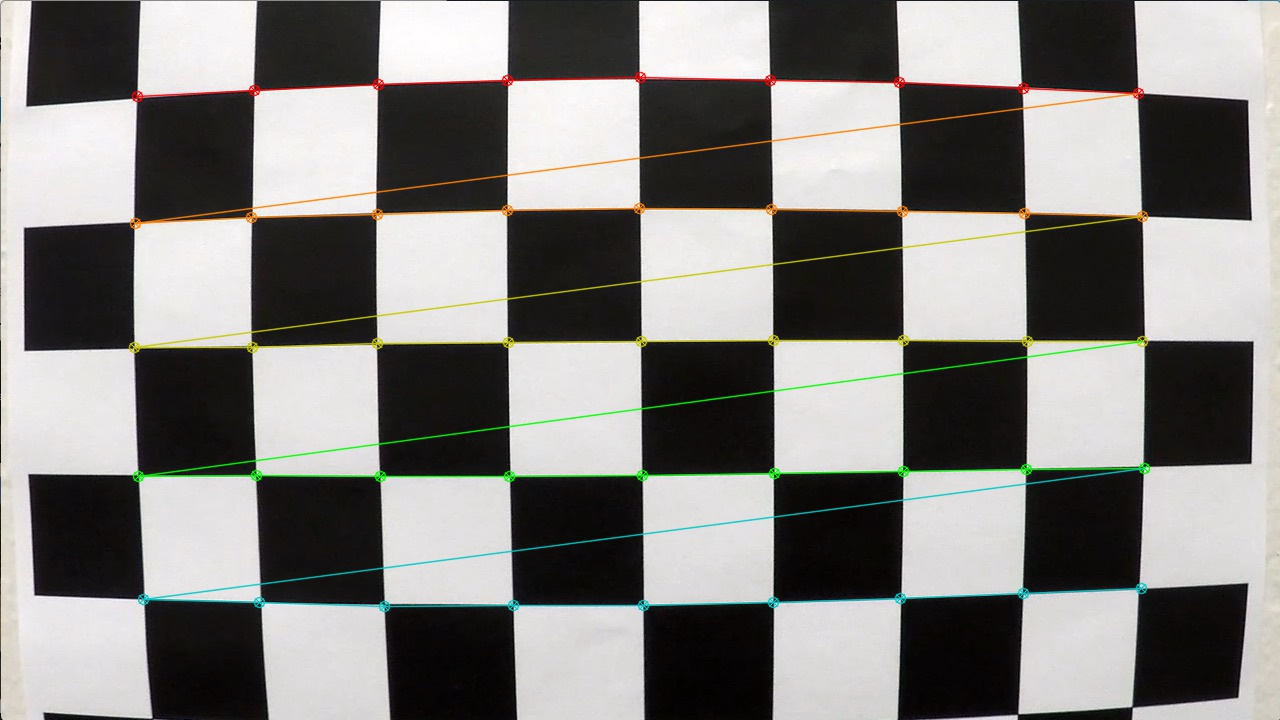
#> input picture camera_calibrated/corners_found_0.jpg, 1280 x 720 px; its folder holds 4 pictures in this run
$ jupyter execute --allow-errors Advanced_Lane_finding.ipynb   (shell and % lines are left out)   (older library calls are emulated)
#> lines starting #> are read from the running program, lines starting #| are printed output that depends on the picture; pictures that were not available may be replaced by others from this repository, and a replacement may not be noted
#> further down, img is the input picture: shape (720, 1280, 3); mean B, G, R 126.6, 129.2, 130.3
#> `gray = cv2.cvtColor(img, cv2.COLOR_RGB2GRAY)`:
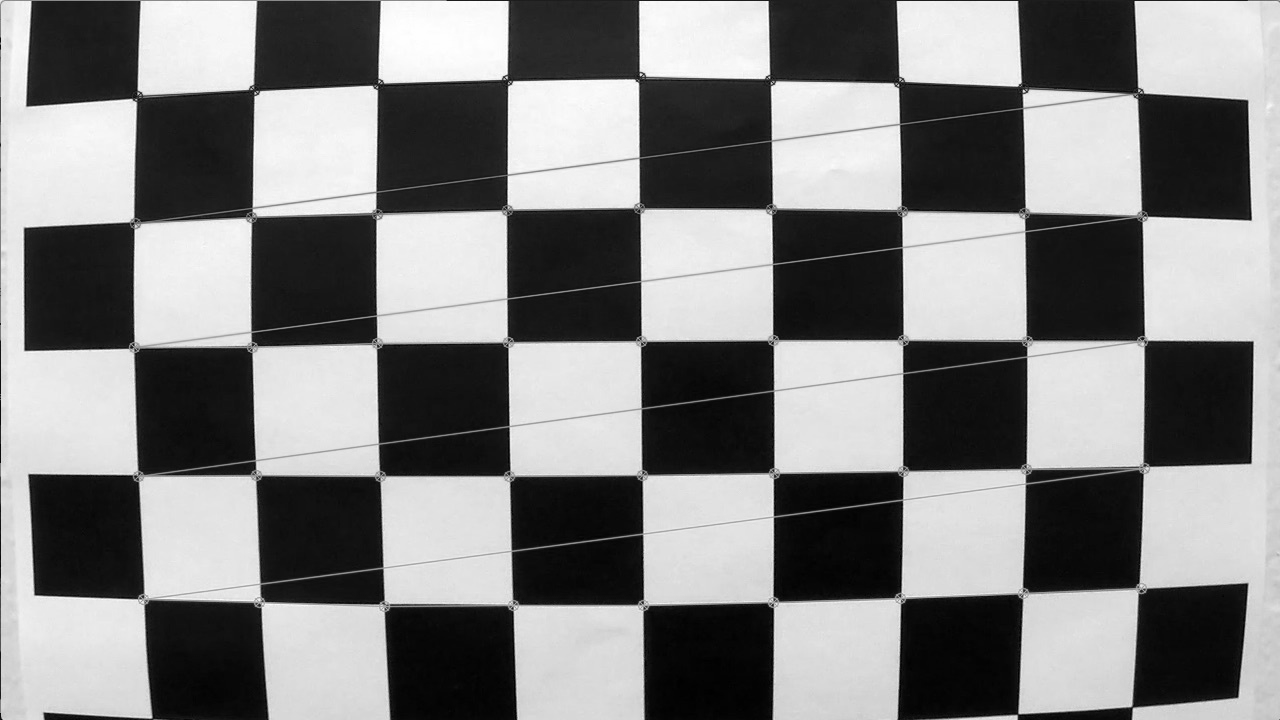
#> gray: shape (720, 1280); min 0, max 255, mean 128.8
# Udacity Self Driving Car Advanced Lane Finding

The goals / steps of this project are the following:

* Compute the camera calibration matrix and distortion coefficients given a set of chessboard images.
* Apply a distortion correction to raw images.
* Use color transforms, gradients, etc., to create a thresholded binary image.
* Apply a perspective transform to rectify binary image ("birds-eye view").
* Detect lane pixels and fit to find the lane boundary.
* Determine the curvature of the lane and vehicle position with respect to center.
* Warp the detected lane boundaries back onto the original image.
* Output visual display of the lane boundaries and numerical estimation of lane curvature and vehicle position.

[cell 1]
import numpy as np
import cv2
import matplotlib.pyplot as plt

## Compute Camera Calibration Matrix and Distorition Coefficients
The camera picture gets distorted because of the impact of the lens on a camera. We employ CV2 to find the distortion matrix that we can later use to correct an image. The input are images of a chessboard such as the image below.

We see that on the side of the iamges there is a distortion. The CV2 function `findChessboardCorners` requires us to tell it how many squares we will use. As we can see in the image above we have a 10 by 7 square chessboard. To let the algorithm find corners in most images we found through trial and error that 9 by 6 leads it to use most images.

[cell 2]
import glob
# prepare object points, like (0,0,0), (1,0,0), (2,0,0) ....,(6,5,0)
objp = np.zeros((6*9,3), np.float32)
objp[:,:2] = np.mgrid[0:9, 0:6].T.reshape(-1,2)

# Arrays to store object points and image points from all the images.
objpoints = [] # 3d points in real world space
imgpoints = [] # 2d points in image plane.

# Make a list of calibration images
images = glob.glob('camera_cal/calibration*.jpg')

# [20 lines left out: function find_corners, not called in this run]


# Step through the list and search for chessboard corners
for idx, fname in enumerate(images):
    find_corners(fname, idx, (9,6))

We see that we are unable to find corners in three images. Example of how the corners are found are shown below.

## Apply Distortion to Calibrated Images
We now have an camera distortion matrix that we can use to calibrate our camera.

[cell 3]
# Test undistortion on an image

# Make a list of calibration images
images = glob.glob('camera_calibrated/corners_found_*.jpg')

#> (the rest of this cell did not finish here and is left out)

We now have the information to correct an image for the camera distortion. An image where this is well visible is the first image,

the original image is,

The corrected image is,

We clearly see that there is less of a fisheye lens effect on the corrected image.

[cell 4]
# [45 lines left out: functions abs_sobel_thresh, mag_threshold, dir_threshold, not called in this run]

# Choose a Sobel kernel size
ksize = 3 # Choose a larger odd number to smooth gradient measurements

[cell 5]
# Choose a Sobel kernel size
ksize = 3 # Choose a larger odd number to smooth gradient measurements

images=glob.glob("test_images/*.jpg")

#> (the rest of this cell did not finish here and is left out)

## Perspective Correction
To identify the lane curvature we first need to change the perspective of the road. To achieve this we identify four points in a image of the road and map these to coordinates on our output image. We initially started with dots that were very close to the vanishing point, however this resulted in a lot of distortion. The distortion was most likely coming from the interpolation that was required to change two very close points to points with more than 800 pixels apart in the undistorted image. As a result we decided to choose points that were less far away and were only about 125 pixels spaced apart. This left sufficient room to come up with a good interpolation as we will see next.

Below we draw the dots on the original picture. Next we show examples of the perspective corrected view of three scenarios. The first is a curved line, the second a straight line and the third also a straight line.

[cell 6]
import matplotlib.image as mpimg

img = mpimg.imread('test_images/straight_lines1.jpg')
plt.figure(figsize=(20,10))
plt.imshow(img)
plt.plot(705, 460, '.')
plt.plot(580, 460, '.')
plt.plot(1033, 670, '.')
plt.plot(275, 670, '.')
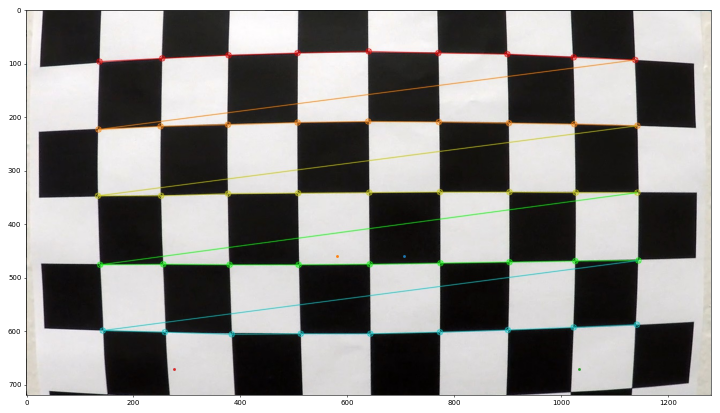
#> figure drawn by matplotlib, 1 panel

[cell 7]
src_pnts = np.float32([[1033,670],
                  [275,670],
                  [705,460],
                  [580,460]])

dst_pnts = np.float32([[1100, 700],
                  [250, 700],
                  [1100, 0],
                  [250, 0]])
img_size = (img.shape[1], img.shape[0])
road_camera_M = cv2.getPerspectiveTransform(src_pnts, dst_pnts)
#> (the rest of this cell did not finish here and is left out)

## Pipeline
We now have perspective corrected images that can be entered into a lane detection pipeline. The pipeline first converts the image to HSV colorspace and extracts the saturation. Next it performs a camera correction and perspective correction. Then the Sobol thresholds are computed to come up with a binary image. The final step consists of identifying the lanes by means of histograms. The pipeline shows the saturation of th image, the boxes on the binary image with the boxes and the lanes and finally a polygon on the original image that shows where the car can drive.

[cell 8]
# Let's build the entire pipeline at once
def pipeline_one(filename):
#> called with filename = '_only/corners_found_0.jpg'
    img = cv2.imread(filename)
    # Saturation channel
    saturation = cv2.cvtColor(img, cv2.COLOR_RGB2HLS)[:,:,2]
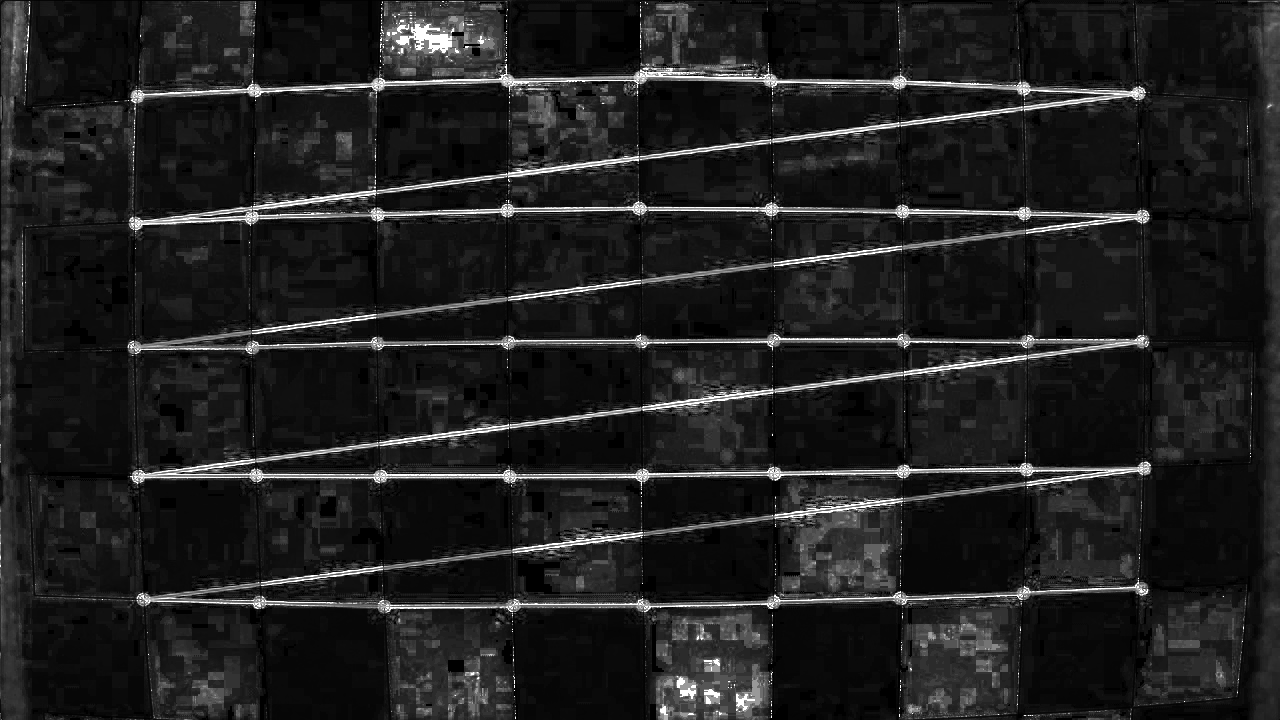
#> saturation: shape (720, 1280); min 0, max 255, mean 31.9
    # Get the image size.
    img_size = (img.shape[1], img.shape[0])
#> img_size = (1280, 720)

    # Do camera calibration given object points and image points
    ret, mtx, dist, rvecs, tvecs = cv2.calibrateCamera(objpoints, imgpoints, saturation.shape[::-1], None,None)

    # Undistort the image
    undist_sat = cv2.undistort(saturation, mtx, dist, None, mtx)
    undist = cv2.undistort(img, mtx, dist, None, mtx)
    # Perform perspective transform
    img_size = (undist.shape[1], undist.shape[0])
    warped = cv2.warpPerspective(undist_sat, road_camera_M, img_size, flags=cv2.INTER_LINEAR)

    # Apply each of the thresholding functions
    gradx = abs_sobel_thresh(warped, orient='x', sobel_kernel=ksize, thresh=(10, 100))
    grady = abs_sobel_thresh(warped, orient='y', sobel_kernel=ksize, thresh=(10, 100))
    mag_binary = mag_threshold(warped, sobel_kernel=ksize, mag_thresh=(10, 100))
    dir_binary = dir_threshold(warped, sobel_kernel=ksize, thresh=(0.5, 1.3))

    binary_warped = np.zeros_like(saturation)
    binary_warped[((gradx == 1) & (grady == 1)) | ((mag_binary == 1) & (dir_binary == 1))] = 1


    # Take a histogram of the bottom half of the image
    histogram = np.sum(binary_warped[binary_warped.shape[0]/2:,:], axis=0)
    # Create an output image to draw on and  visualize the result
    out_img = np.dstack((binary_warped, binary_warped, binary_warped))*255
    # Find the peak of the left and right halves of the histogram
    # These will be the starting point for the left and right lines
    midpoint = np.int(histogram.shape[0]/2)
    leftx_base = np.argmax(histogram[:midpoint])
    rightx_base = np.argmax(histogram[midpoint:]) + midpoint

    # Choose the number of sliding windows
    nwindows = 30
    # Set height of windows
    window_height = np.int(binary_warped.shape[0]/nwindows)
    # Identify the x and y positions of all nonzero pixels in the image
    nonzero = binary_warped.nonzero()
    nonzeroy = np.array(nonzero[0])
    nonzerox = np.array(nonzero[1])
    # Current positions to be updated for each window
    leftx_current = leftx_base
    rightx_current = rightx_base
    # Set the width of the windows +/- margin
    margin = 120
    # Set minimum number of pixels found to recenter window
    minpix = 40
    # Create empty lists to receive left and right lane pixel indices
    left_lane_inds = []
    right_lane_inds = []

    # Step through the windows one by one
    for window in range(nwindows):
        # Identify window boundaries in x and y (and right and left)
        win_y_low = binary_warped.shape[0] - (window+1)*window_height
        win_y_high = binary_warped.shape[0] - window*window_height
        win_xleft_low = leftx_current - margin
        win_xleft_high = leftx_current + margin
        win_xright_low = rightx_current - margin
        win_xright_high = rightx_current + margin
        # Draw the windows on the visualization image
        cv2.rectangle(out_img,(win_xleft_low,win_y_low),(win_xleft_high,win_y_high),(0,255,0), 2)
        cv2.rectangle(out_img,(win_xright_low,win_y_low),(win_xright_high,win_y_high),(0,255,0), 2)
        # Identify the nonzero pixels in x and y within the window
        good_left_inds = ((nonzeroy >= win_y_low) & (nonzeroy < win_y_high) & (nonzerox >= win_xleft_low) & (nonzerox < win_xleft_high)).nonzero()[0]
        good_right_inds = ((nonzeroy >= win_y_low) & (nonzeroy < win_y_high) & (nonzerox >= win_xright_low) & (nonzerox < win_xright_high)).nonzero()[0]
        # Append these indices to the lists
        left_lane_inds.append(good_left_inds)
        right_lane_inds.append(good_right_inds)
        # If you found > minpix pixels, recenter next window on their mean position
        if len(good_left_inds) > minpix:
            leftx_current = np.int(np.mean(nonzerox[good_left_inds]))
        if len(good_right_inds) > minpix:
            rightx_current = np.int(np.mean(nonzerox[good_right_inds]))

    # Concatenate the arrays of indices
    left_lane_inds = np.concatenate(left_lane_inds)
    right_lane_inds = np.concatenate(right_lane_inds)

    # Extract left and right line pixel positions
    leftx = nonzerox[left_lane_inds]
    lefty = nonzeroy[left_lane_inds]
    rightx = nonzerox[right_lane_inds]
    righty = nonzeroy[right_lane_inds]

    # Fit a second order polynomial to each
    left_fit = np.polyfit(lefty, leftx, 2)
    right_fit = np.polyfit(righty, rightx, 2)

    ploty = np.linspace(0, binary_warped.shape[0]-1, binary_warped.shape[0] )
    left_fitx = left_fit[0]*ploty**2 + left_fit[1]*ploty + left_fit[2]
    right_fitx = right_fit[0]*ploty**2 + right_fit[1]*ploty + right_fit[2]

    # Create an output image to draw on and  visualize the result
    # Create an image to draw the lines on
    warp_zero = np.zeros_like(warped).astype(np.uint8)
    color_warp = np.dstack((warp_zero, warp_zero, warp_zero))

    # Recast the x and y points into usable format for cv2.fillPoly()
    pts_left = np.array([np.transpose(np.vstack([left_fitx, ploty]))])
    pts_right = np.array([np.flipud(np.transpose(np.vstack([right_fitx, ploty])))])
    pts = np.hstack((pts_left, pts_right))

    # Draw the lane onto the warped blank image
    cv2.fillPoly(color_warp, np.int_([pts]), (0,255, 0))

    # Warp the blank back to original image space using inverse perspective matrix (Minv)
    newwarp = cv2.warpPerspective(color_warp, inv_road_camera_M, (img.shape[1], img.shape[0]))
    # Combine the result with the original image
    result = cv2.addWeighted(undist, 1, newwarp, 0.3, 0)

    fig = plt.figure(figsize=(12,6))
    fig.suptitle(fname)
    plt.subplot(331)
    plt.imshow(saturation, cmap="gray")

    plt.subplot(332)
    out_img[nonzeroy[left_lane_inds], nonzerox[left_lane_inds]] = [255, 0, 0]
    out_img[nonzeroy[right_lane_inds], nonzerox[right_lane_inds]] = [0, 0, 255]
    plt.imshow(out_img)
    plt.plot(left_fitx, ploty, color='yellow')
    plt.plot(right_fitx, ploty, color='yellow')
    plt.xlim(0, 1280)
    plt.ylim(720, 0)

    plt.subplot(333)
    plt.imshow(cv2.cvtColor(result, cv2.COLOR_BGR2RGB))


images=glob.glob("test_images/*.jpg")
#> (the rest of this cell did not finish here and is left out)
